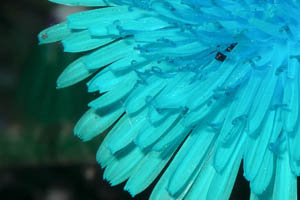
#> input picture src/tests/functional/uc2/cms/cms_data/CustomRGB.jpg, 300 x 200 px
$ python -i __init__.py   (imports and definitions only)
#> lines starting #> are read from the running program, lines starting #| are printed output that depends on the picture
### src/uc2/utils/translator.py
# -*- coding: utf-8 -*-
#
#  Copyright (C) 2018 by Igor E. Novikov
#
#  This program is free software: you can redistribute it and/or modify
#  it under the terms of the GNU Affero General Public License
#  as published by the Free Software Foundation, either version 3
#  of the License, or (at your option) any later version.
#
#  This program is distributed in the hope that it will be useful,
#  but WITHOUT ANY WARRANTY; without even the implied warranty of
#  MERCHANTABILITY or FITNESS FOR A PARTICULAR PURPOSE.  See the
#  GNU General Public License for more details.
#
#  You should have received a copy of the GNU Affero General Public License
#  along with this program.  If not, see <https://www.gnu.org/licenses/>.

import gettext
import os


class MsgTranslator(object):
    translate = None

    def __init__(self):
        self.translate = self.dummy_translate

    def dummy_translate(self, msg):
        return msg

    # [8 lines left out: function set_locale, not called in this run]

    def __call__(self, msg):
        return self.translate(msg)

### src/uc2/cms/__init__.py
# -*- coding: utf-8 -*-
#
#  Copyright (C) 2011-2017 by Igor E. Novikov
#
#  This program is free software: you can redistribute it and/or modify
#  it under the terms of the GNU Affero General Public License
#  as published by the Free Software Foundation, either version 3
#  of the License, or (at your option) any later version.
#
#  This program is distributed in the hope that it will be useful,
#  but WITHOUT ANY WARRANTY; without even the implied warranty of
#  MERCHANTABILITY or FITNESS FOR A PARTICULAR PURPOSE.  See the
#  GNU General Public License for more details.
#
#  You should have received a copy of the GNU Affero General Public License
#  along with this program.  If not, see <https://www.gnu.org/licenses/>.

import copy
from copy import deepcopy

from . import libcms

from uc2 import uc2const
from uc2.uc2const import COLOR_RGB, COLOR_CMYK, COLOR_LAB, COLOR_GRAY, \
    COLOR_SPOT, COLOR_DISPLAY, COLOR_REG
from uc2.uc2const import IMAGE_MONO, IMAGE_GRAY, IMAGE_RGB, IMAGE_CMYK, \
    IMAGE_LAB, IMAGE_TO_COLOR


# [1 line that did not run here, left out]


def get_registration_black():
    return [COLOR_SPOT, [[0.0, 0.0, 0.0], [1.0, 1.0, 1.0, 1.0]], 1.0, COLOR_REG]


# [17 lines left out: function color_to_spot, not called in this run]


def val_100(vals):
    return [int(round(100 * x)) for x in vals]


def val_255(vals):
    return [int(round(255 * x)) for x in vals]


def val_255_to_dec(vals):
    return [x / 255.0 for x in vals]


def val_100_to_dec(vals):
    return [x / 100.0 for x in vals]


# [31 lines left out: functions mix_vals, mix_lists, rgb_to_hexcolor, rgba_to_hexcolor, not called in this run]


def cmyk_to_hexcolor(color):
    return rgba_to_hexcolor(color)


# [23 lines left out: functions hexcolor_to_rgb, hexcolor_to_rgba, not called in this run]


def hexcolor_to_cmyk(hexcolor):
    return hexcolor_to_rgba(hexcolor)


# [309 lines left out: functions gdk_hexcolor_to_rgb, rgb_to_gdk_hexcolor, cmyk_to_rgb, rgb_to_cmyk, gray_to_cmyk, gray_to_rgb and 13 more, not called in this run]


# [332 lines that did not run here, left out]

>>> import cv2
>>> picture = cv2.imread('../../tests/functional/uc2/cms/cms_data/CustomRGB.jpg', cv2.IMREAD_GRAYSCALE)
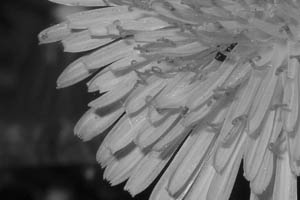
#> picture: shape (200, 300); min 4, max 215, mean 107.3
#> (the run stopped early here; a loop or call above may not have finished)
